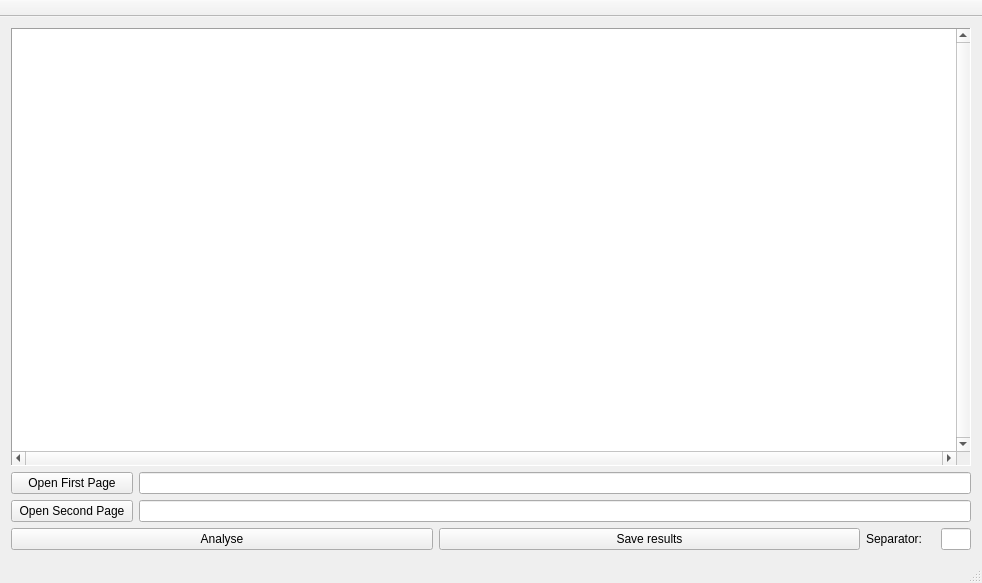
<?xml version="1.0" encoding="UTF-8"?>
<ui version="4.0">
 <class>MainWindow</class>
 <widget class="QMainWindow" name="MainWindow">
  <property name="geometry">
   <rect>
    <x>0</x>
    <y>0</y>
    <width>982</width>
    <height>583</height>
   </rect>
  </property>
  <property name="windowTitle">
   <string>Polling Reader</string>
  </property>
  <widget class="QWidget" name="centralWidget">
   <layout class="QVBoxLayout" name="verticalLayout_2">
    <item>
     <widget class="PollingView" name="graphicsView">
      <property name="mouseTracking">
       <bool>false</bool>
      </property>
      <property name="frameShape">
       <enum>QFrame::Panel</enum>
      </property>
      <property name="frameShadow">
       <enum>QFrame::Sunken</enum>
      </property>
      <property name="verticalScrollBarPolicy">
       <enum>Qt::ScrollBarAlwaysOn</enum>
      </property>
      <property name="horizontalScrollBarPolicy">
       <enum>Qt::ScrollBarAlwaysOn</enum>
      </property>
      <property name="dragMode">
       <enum>QGraphicsView::ScrollHandDrag</enum>
      </property>
      <property name="resizeAnchor">
       <enum>QGraphicsView::AnchorViewCenter</enum>
      </property>
     </widget>
    </item>
    <item>
     <layout class="QHBoxLayout" name="horizontalLayout">
      <item>
       <widget class="QPushButton" name="p1_button">
        <property name="minimumSize">
         <size>
          <width>122</width>
          <height>22</height>
         </size>
        </property>
        <property name="text">
         <string>Open First Page</string>
        </property>
       </widget>
      </item>
      <item>
       <widget class="QLineEdit" name="p1_line">
        <property name="readOnly">
         <bool>true</bool>
        </property>
       </widget>
      </item>
     </layout>
    </item>
    <item>
     <layout class="QHBoxLayout" name="horizontalLayout_2">
      <item>
       <widget class="QPushButton" name="p2_button">
        <property name="enabled">
         <bool>true</bool>
        </property>
        <property name="minimumSize">
         <size>
          <width>122</width>
          <height>0</height>
         </size>
        </property>
        <property name="text">
         <string>Open Second Page</string>
        </property>
       </widget>
      </item>
      <item>
       <widget class="QLineEdit" name="p2_line">
        <property name="readOnly">
         <bool>true</bool>
        </property>
       </widget>
      </item>
     </layout>
    </item>
    <item>
     <layout class="QHBoxLayout" name="horizontalLayout_3">
      <item>
       <widget class="QPushButton" name="analyse_button">
        <property name="text">
         <string>Analyse</string>
        </property>
       </widget>
      </item>
      <item>
       <widget class="QPushButton" name="save_results_button">
        <property name="text">
         <string>Save results</string>
        </property>
       </widget>
      </item>
      <item>
       <widget class="QLabel" name="label">
        <property name="maximumSize">
         <size>
          <width>69</width>
          <height>16777215</height>
         </size>
        </property>
        <property name="text">
         <string>Separator:</string>
        </property>
       </widget>
      </item>
      <item>
       <widget class="QLineEdit" name="leSep">
        <property name="maximumSize">
         <size>
          <width>30</width>
          <height>16777215</height>
         </size>
        </property>
        <property name="cursor">
         <cursorShape>IBeamCursor</cursorShape>
        </property>
        <property name="alignment">
         <set>Qt::AlignCenter</set>
        </property>
       </widget>
      </item>
     </layout>
    </item>
   </layout>
  </widget>
  <widget class="QMenuBar" name="menuBar">
   <property name="geometry">
    <rect>
     <x>0</x>
     <y>0</y>
     <width>982</width>
     <height>25</height>
    </rect>
   </property>
  </widget>
  <widget class="QToolBar" name="mainToolBar">
   <property name="movable">
    <bool>false</bool>
   </property>
   <attribute name="toolBarArea">
    <enum>TopToolBarArea</enum>
   </attribute>
   <attribute name="toolBarBreak">
    <bool>false</bool>
   </attribute>
  </widget>
  <widget class="QStatusBar" name="statusBar"/>
  <action name="actionOpen">
   <property name="text">
    <string>Open</string>
   </property>
   <property name="shortcut">
    <string>Ctrl+O</string>
   </property>
  </action>
 </widget>
 <layoutdefault spacing="6" margin="11"/>
 <customwidgets>
  <customwidget>
   <class>PollingView</class>
   <extends>QGraphicsView</extends>
   <header>pollingview.h</header>
  </customwidget>
 </customwidgets>
 <resources/>
 <connections/>
</ui>
